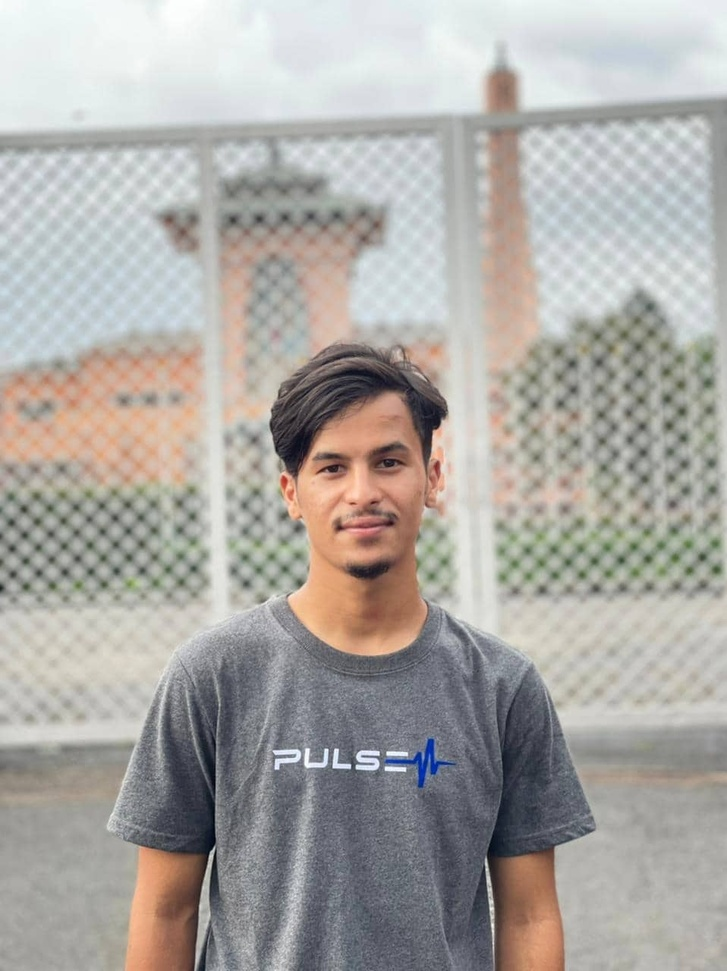
#> input picture Basic Image Processing/photo.jpg, 727 x 971 px, shrunk from 958 x 1280 before the run
$ python code.py
#> lines starting #> are read from the running program, lines starting #| are printed output that depends on the picture; after the words box and inside, x2 and y2 are one past the last pixel; in counts of white or black regions, pixels touching at a corner belong together
import numpy as np
import matplotlib.pyplot as plt
import os
from PIL import Image

# get the folder where the code is located
current_folder = os.path.dirname(os.path.abspath(__file__))

#build the full path to the image file in that folder
image_path = os.path.join(current_folder,'photo.jpg')

#open the image
img = Image.open(image_path)
#> img is the input picture: PIL image 727x971 RGB; mean R, G, B 171.4, 168.4, 164.4
img_np = np.array(img)

# Convert to grayscale
gray_img = np.mean(img_np, axis=2).astype(np.uint8)
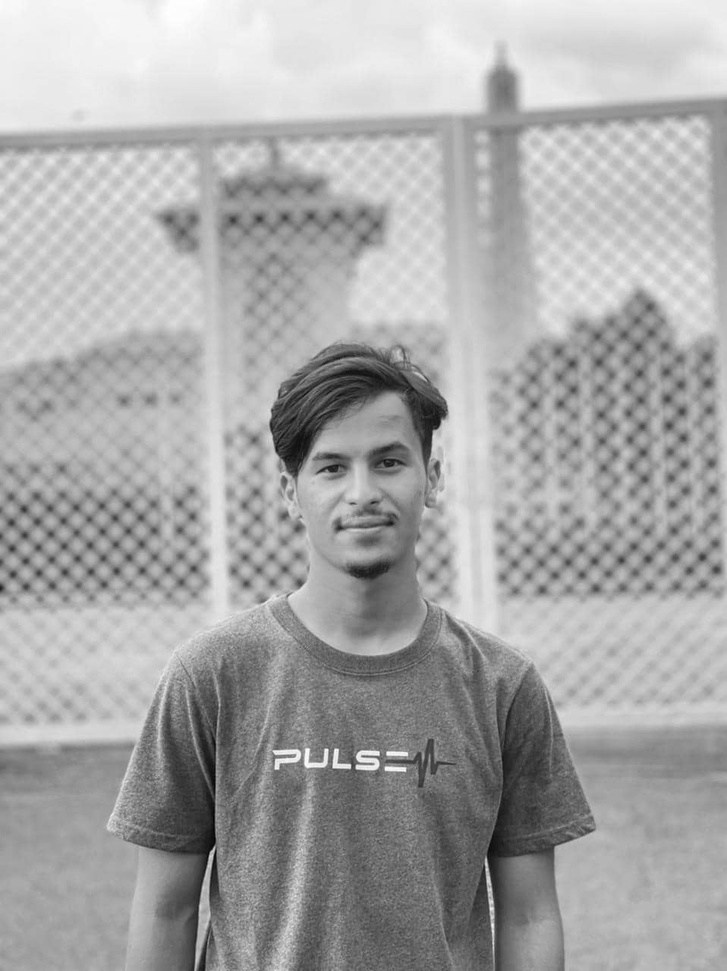
#> gray_img: shape (971, 727); min 3, max 254, mean 167.7

# Flip image horizontally
flipped_img = np.fliplr(gray_img)
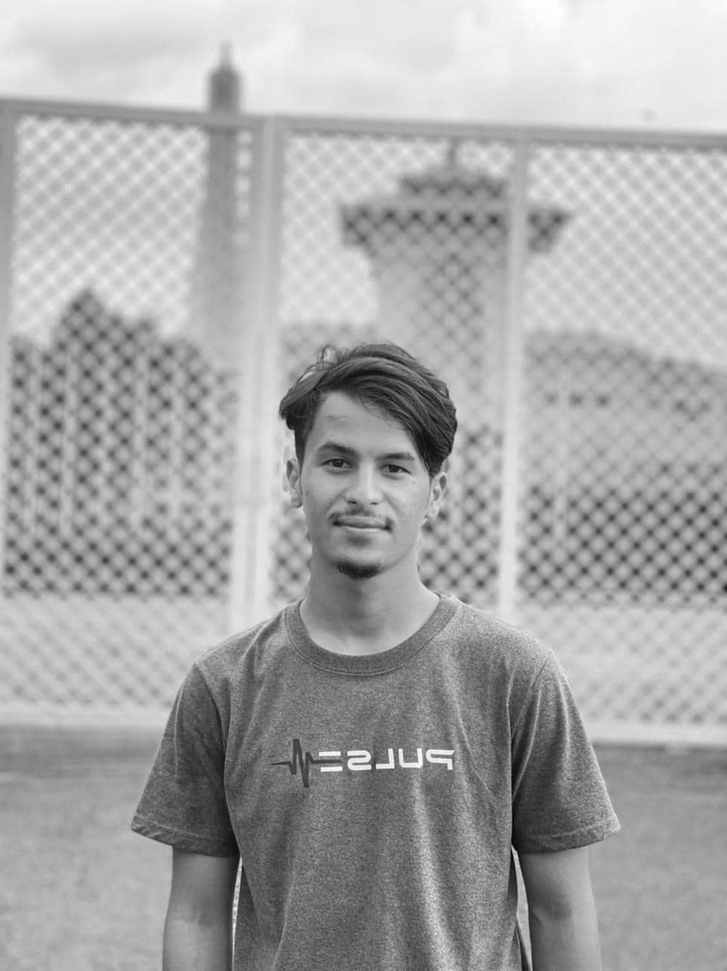
#> flipped_img: shape (971, 727); min 3, max 254, mean 167.7

# Apply thresholding
threshold_value = 100   #pixel greater than 100 will be white otherwise black
threshold_img = (gray_img > threshold_value) * 255
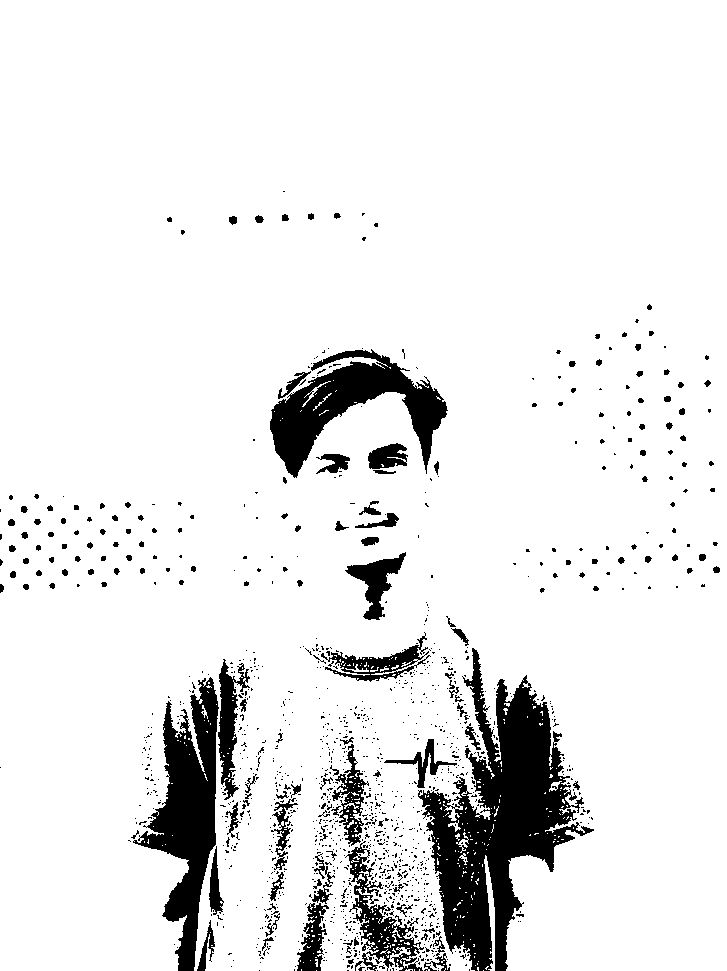
#> threshold_img: shape (971, 727) int64; 90.9% white; 1305 black regions (1163 under 20 px), largest, box (x1, y1, x2, y2) and area: (418, 648, 594, 971) 22262, (133, 677, 219, 971) 10495, (270, 349, 448, 478) 8771
threshold_img = threshold_img.astype(np.uint8)

# Plot all images
plt.figure(figsize=(12, 8)) # size for plotting

plt.subplot(2, 2, 1) # 2rows 2columns 1st boxs
plt.title('Original Image')
plt.imshow(img_np)
plt.axis('off')

plt.subplot(2, 2, 2)
plt.title('Grayscale')
plt.imshow(gray_img, cmap='gray') #camp ='gray' makes sure it display grayscale image
plt.axis('off')

plt.subplot(2, 2, 3)
plt.title('Flipped Image')
plt.imshow(flipped_img, cmap='gray')
plt.axis('off')

plt.subplot(2, 2, 4)
plt.title('Threshold Image')
plt.imshow(threshold_img, cmap='gray')
plt.axis('off')

plt.tight_layout() # adjusts space so that the image and title don't overlap
plt.show()
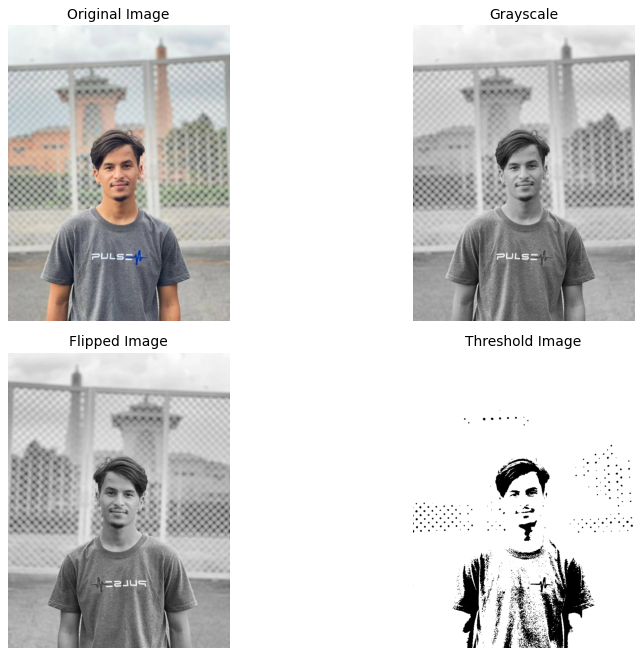
#> figure drawn by matplotlib, 4 panels
